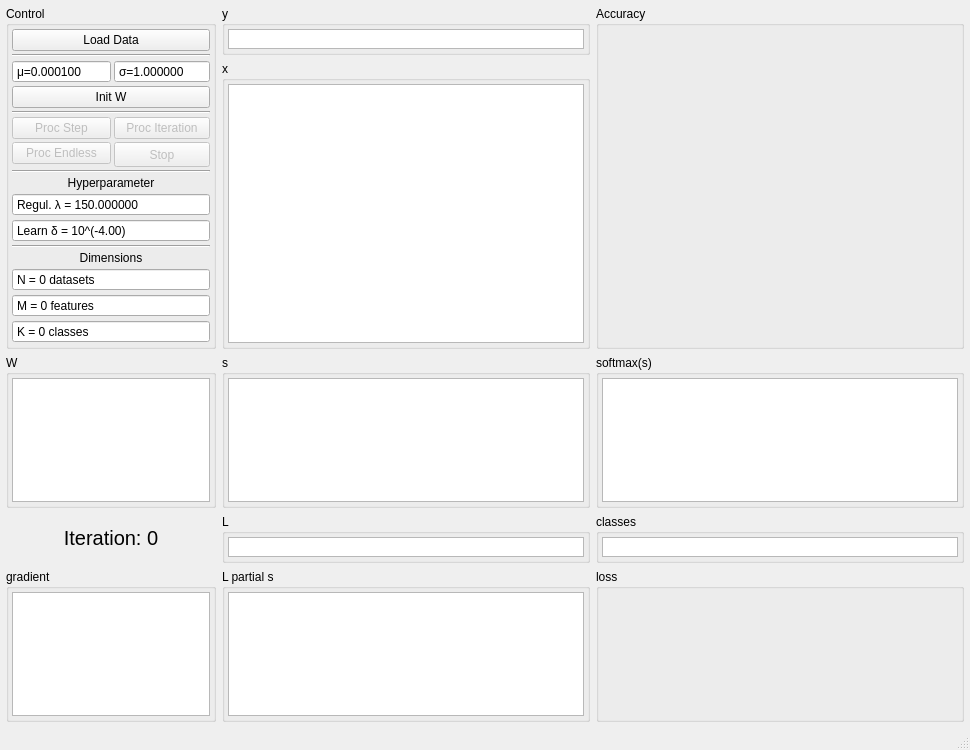
<?xml version="1.0" encoding="UTF-8"?>
<ui version="4.0">
 <class>D_MAKRO_SoftmaxVisualization</class>
 <widget class="QMainWindow" name="D_MAKRO_SoftmaxVisualization">
  <property name="geometry">
   <rect>
    <x>0</x>
    <y>0</y>
    <width>970</width>
    <height>750</height>
   </rect>
  </property>
  <property name="windowTitle">
   <string>MainWindow</string>
  </property>
  <widget class="QWidget" name="centralwidget">
   <layout class="QGridLayout" name="gridLayout">
    <property name="leftMargin">
     <number>6</number>
    </property>
    <property name="topMargin">
     <number>6</number>
    </property>
    <property name="rightMargin">
     <number>6</number>
    </property>
    <property name="bottomMargin">
     <number>6</number>
    </property>
    <property name="spacing">
     <number>6</number>
    </property>
    <item row="0" column="1">
     <widget class="QGroupBox" name="groupBox_y">
      <property name="sizePolicy">
       <sizepolicy hsizetype="Preferred" vsizetype="Maximum">
        <horstretch>3</horstretch>
        <verstretch>0</verstretch>
       </sizepolicy>
      </property>
      <property name="title">
       <string>y</string>
      </property>
      <layout class="QGridLayout" name="gridLayout_3">
       <property name="leftMargin">
        <number>3</number>
       </property>
       <property name="topMargin">
        <number>3</number>
       </property>
       <property name="rightMargin">
        <number>3</number>
       </property>
       <property name="bottomMargin">
        <number>3</number>
       </property>
       <property name="spacing">
        <number>3</number>
       </property>
       <item row="0" column="0">
        <widget class="QGraphicsView" name="graphicsView_y">
         <property name="sizePolicy">
          <sizepolicy hsizetype="Preferred" vsizetype="Preferred">
           <horstretch>0</horstretch>
           <verstretch>0</verstretch>
          </sizepolicy>
         </property>
         <property name="maximumSize">
          <size>
           <width>16777215</width>
           <height>20</height>
          </size>
         </property>
         <property name="mouseTracking">
          <bool>true</bool>
         </property>
        </widget>
       </item>
      </layout>
     </widget>
    </item>
    <item row="1" column="1">
     <widget class="QGroupBox" name="groupBox_x">
      <property name="sizePolicy">
       <sizepolicy hsizetype="Preferred" vsizetype="Preferred">
        <horstretch>3</horstretch>
        <verstretch>0</verstretch>
       </sizepolicy>
      </property>
      <property name="title">
       <string>x</string>
      </property>
      <layout class="QGridLayout" name="gridLayout_2">
       <property name="leftMargin">
        <number>3</number>
       </property>
       <property name="topMargin">
        <number>3</number>
       </property>
       <property name="rightMargin">
        <number>3</number>
       </property>
       <property name="bottomMargin">
        <number>3</number>
       </property>
       <property name="spacing">
        <number>3</number>
       </property>
       <item row="0" column="0">
        <widget class="QGraphicsView" name="graphicsView_x">
         <property name="sizePolicy">
          <sizepolicy hsizetype="Preferred" vsizetype="Preferred">
           <horstretch>0</horstretch>
           <verstretch>0</verstretch>
          </sizepolicy>
         </property>
         <property name="mouseTracking">
          <bool>true</bool>
         </property>
        </widget>
       </item>
      </layout>
     </widget>
    </item>
    <item row="2" column="0">
     <widget class="QGroupBox" name="groupBox_W">
      <property name="sizePolicy">
       <sizepolicy hsizetype="Preferred" vsizetype="Preferred">
        <horstretch>1</horstretch>
        <verstretch>1</verstretch>
       </sizepolicy>
      </property>
      <property name="title">
       <string>W</string>
      </property>
      <layout class="QGridLayout" name="gridLayout_9">
       <property name="leftMargin">
        <number>3</number>
       </property>
       <property name="topMargin">
        <number>3</number>
       </property>
       <property name="rightMargin">
        <number>3</number>
       </property>
       <property name="bottomMargin">
        <number>3</number>
       </property>
       <property name="spacing">
        <number>3</number>
       </property>
       <item row="0" column="0">
        <widget class="QGraphicsView" name="graphicsView_W">
         <property name="sizePolicy">
          <sizepolicy hsizetype="Preferred" vsizetype="Preferred">
           <horstretch>0</horstretch>
           <verstretch>0</verstretch>
          </sizepolicy>
         </property>
         <property name="mouseTracking">
          <bool>true</bool>
         </property>
        </widget>
       </item>
      </layout>
     </widget>
    </item>
    <item row="2" column="1">
     <widget class="QGroupBox" name="groupBox_s">
      <property name="sizePolicy">
       <sizepolicy hsizetype="Preferred" vsizetype="Preferred">
        <horstretch>3</horstretch>
        <verstretch>1</verstretch>
       </sizepolicy>
      </property>
      <property name="title">
       <string>s</string>
      </property>
      <layout class="QGridLayout" name="gridLayout_11">
       <property name="leftMargin">
        <number>3</number>
       </property>
       <property name="topMargin">
        <number>3</number>
       </property>
       <property name="rightMargin">
        <number>3</number>
       </property>
       <property name="bottomMargin">
        <number>3</number>
       </property>
       <property name="spacing">
        <number>3</number>
       </property>
       <item row="0" column="0">
        <widget class="QGraphicsView" name="graphicsView_s">
         <property name="sizePolicy">
          <sizepolicy hsizetype="Preferred" vsizetype="Preferred">
           <horstretch>0</horstretch>
           <verstretch>0</verstretch>
          </sizepolicy>
         </property>
         <property name="mouseTracking">
          <bool>true</bool>
         </property>
        </widget>
       </item>
      </layout>
     </widget>
    </item>
    <item row="2" column="2">
     <widget class="QGroupBox" name="groupBox_s_normed">
      <property name="sizePolicy">
       <sizepolicy hsizetype="Preferred" vsizetype="Preferred">
        <horstretch>3</horstretch>
        <verstretch>1</verstretch>
       </sizepolicy>
      </property>
      <property name="title">
       <string>softmax(s)</string>
      </property>
      <layout class="QGridLayout" name="gridLayout_4">
       <property name="leftMargin">
        <number>3</number>
       </property>
       <property name="topMargin">
        <number>3</number>
       </property>
       <property name="rightMargin">
        <number>3</number>
       </property>
       <property name="bottomMargin">
        <number>3</number>
       </property>
       <property name="spacing">
        <number>3</number>
       </property>
       <item row="0" column="0">
        <widget class="QGraphicsView" name="graphicsView_s_normed">
         <property name="sizePolicy">
          <sizepolicy hsizetype="Preferred" vsizetype="Preferred">
           <horstretch>0</horstretch>
           <verstretch>0</verstretch>
          </sizepolicy>
         </property>
         <property name="mouseTracking">
          <bool>true</bool>
         </property>
        </widget>
       </item>
      </layout>
     </widget>
    </item>
    <item row="3" column="1">
     <widget class="QGroupBox" name="groupBox_L">
      <property name="sizePolicy">
       <sizepolicy hsizetype="Preferred" vsizetype="Maximum">
        <horstretch>3</horstretch>
        <verstretch>0</verstretch>
       </sizepolicy>
      </property>
      <property name="title">
       <string>L</string>
      </property>
      <layout class="QGridLayout" name="gridLayout_6">
       <property name="leftMargin">
        <number>3</number>
       </property>
       <property name="topMargin">
        <number>3</number>
       </property>
       <property name="rightMargin">
        <number>3</number>
       </property>
       <property name="bottomMargin">
        <number>3</number>
       </property>
       <property name="spacing">
        <number>3</number>
       </property>
       <item row="0" column="0">
        <widget class="QGraphicsView" name="graphicsView_L">
         <property name="sizePolicy">
          <sizepolicy hsizetype="Preferred" vsizetype="Preferred">
           <horstretch>0</horstretch>
           <verstretch>0</verstretch>
          </sizepolicy>
         </property>
         <property name="maximumSize">
          <size>
           <width>16777215</width>
           <height>20</height>
          </size>
         </property>
         <property name="mouseTracking">
          <bool>true</bool>
         </property>
        </widget>
       </item>
      </layout>
     </widget>
    </item>
    <item row="3" column="2">
     <widget class="QGroupBox" name="groupBox_classification">
      <property name="sizePolicy">
       <sizepolicy hsizetype="Preferred" vsizetype="Maximum">
        <horstretch>3</horstretch>
        <verstretch>0</verstretch>
       </sizepolicy>
      </property>
      <property name="title">
       <string>classes</string>
      </property>
      <layout class="QGridLayout" name="gridLayout_13">
       <property name="leftMargin">
        <number>3</number>
       </property>
       <property name="topMargin">
        <number>3</number>
       </property>
       <property name="rightMargin">
        <number>3</number>
       </property>
       <property name="bottomMargin">
        <number>3</number>
       </property>
       <property name="spacing">
        <number>3</number>
       </property>
       <item row="0" column="0">
        <widget class="QGraphicsView" name="graphicsView_classes">
         <property name="sizePolicy">
          <sizepolicy hsizetype="Preferred" vsizetype="Preferred">
           <horstretch>0</horstretch>
           <verstretch>0</verstretch>
          </sizepolicy>
         </property>
         <property name="maximumSize">
          <size>
           <width>16777215</width>
           <height>20</height>
          </size>
         </property>
         <property name="mouseTracking">
          <bool>true</bool>
         </property>
        </widget>
       </item>
      </layout>
     </widget>
    </item>
    <item row="4" column="0">
     <widget class="QGroupBox" name="groupBox_grad">
      <property name="sizePolicy">
       <sizepolicy hsizetype="Preferred" vsizetype="Preferred">
        <horstretch>1</horstretch>
        <verstretch>1</verstretch>
       </sizepolicy>
      </property>
      <property name="title">
       <string>gradient</string>
      </property>
      <layout class="QGridLayout" name="gridLayout_8">
       <property name="leftMargin">
        <number>3</number>
       </property>
       <property name="topMargin">
        <number>3</number>
       </property>
       <property name="rightMargin">
        <number>3</number>
       </property>
       <property name="bottomMargin">
        <number>3</number>
       </property>
       <property name="spacing">
        <number>3</number>
       </property>
       <item row="0" column="0">
        <widget class="QGraphicsView" name="graphicsView_grad">
         <property name="sizePolicy">
          <sizepolicy hsizetype="Preferred" vsizetype="Preferred">
           <horstretch>0</horstretch>
           <verstretch>0</verstretch>
          </sizepolicy>
         </property>
         <property name="mouseTracking">
          <bool>true</bool>
         </property>
        </widget>
       </item>
      </layout>
     </widget>
    </item>
    <item row="4" column="1">
     <widget class="QGroupBox" name="groupBox_L_partial_s">
      <property name="sizePolicy">
       <sizepolicy hsizetype="Preferred" vsizetype="Preferred">
        <horstretch>3</horstretch>
        <verstretch>1</verstretch>
       </sizepolicy>
      </property>
      <property name="title">
       <string>L partial s</string>
      </property>
      <layout class="QGridLayout" name="gridLayout_5">
       <property name="leftMargin">
        <number>3</number>
       </property>
       <property name="topMargin">
        <number>3</number>
       </property>
       <property name="rightMargin">
        <number>3</number>
       </property>
       <property name="bottomMargin">
        <number>3</number>
       </property>
       <property name="spacing">
        <number>3</number>
       </property>
       <item row="0" column="0">
        <widget class="QGraphicsView" name="graphicsView_L_partial_s">
         <property name="sizePolicy">
          <sizepolicy hsizetype="Preferred" vsizetype="Preferred">
           <horstretch>0</horstretch>
           <verstretch>0</verstretch>
          </sizepolicy>
         </property>
         <property name="mouseTracking">
          <bool>true</bool>
         </property>
        </widget>
       </item>
      </layout>
     </widget>
    </item>
    <item row="4" column="2">
     <widget class="QGroupBox" name="groupBox_loss">
      <property name="sizePolicy">
       <sizepolicy hsizetype="Preferred" vsizetype="Preferred">
        <horstretch>3</horstretch>
        <verstretch>1</verstretch>
       </sizepolicy>
      </property>
      <property name="title">
       <string>loss</string>
      </property>
      <layout class="QGridLayout" name="gridLayout_7">
       <property name="leftMargin">
        <number>3</number>
       </property>
       <property name="topMargin">
        <number>0</number>
       </property>
       <property name="rightMargin">
        <number>0</number>
       </property>
       <property name="bottomMargin">
        <number>0</number>
       </property>
       <property name="spacing">
        <number>3</number>
       </property>
       <item row="0" column="0">
        <layout class="QGridLayout" name="gridLayout_Loss"/>
       </item>
      </layout>
     </widget>
    </item>
    <item row="0" column="0" rowspan="2">
     <widget class="QGroupBox" name="groupBox_Other">
      <property name="sizePolicy">
       <sizepolicy hsizetype="Preferred" vsizetype="Preferred">
        <horstretch>1</horstretch>
        <verstretch>1</verstretch>
       </sizepolicy>
      </property>
      <property name="title">
       <string>Control</string>
      </property>
      <layout class="QGridLayout" name="gridLayout_17">
       <property name="leftMargin">
        <number>3</number>
       </property>
       <property name="topMargin">
        <number>3</number>
       </property>
       <property name="rightMargin">
        <number>3</number>
       </property>
       <property name="bottomMargin">
        <number>3</number>
       </property>
       <property name="spacing">
        <number>3</number>
       </property>
       <item row="15" column="0" colspan="2">
        <widget class="Line" name="line_2">
         <property name="sizePolicy">
          <sizepolicy hsizetype="Preferred" vsizetype="Fixed">
           <horstretch>0</horstretch>
           <verstretch>0</verstretch>
          </sizepolicy>
         </property>
         <property name="orientation">
          <enum>Qt::Horizontal</enum>
         </property>
        </widget>
       </item>
       <item row="5" column="0">
        <widget class="QPushButton" name="pushButton_Proc_Step">
         <property name="enabled">
          <bool>false</bool>
         </property>
         <property name="sizePolicy">
          <sizepolicy hsizetype="Preferred" vsizetype="Fixed">
           <horstretch>0</horstretch>
           <verstretch>0</verstretch>
          </sizepolicy>
         </property>
         <property name="text">
          <string>Proc Step</string>
         </property>
        </widget>
       </item>
       <item row="13" column="0" colspan="2">
        <widget class="QDoubleSpinBox" name="doubleSpinBox_lambda">
         <property name="sizePolicy">
          <sizepolicy hsizetype="Preferred" vsizetype="Fixed">
           <horstretch>0</horstretch>
           <verstretch>0</verstretch>
          </sizepolicy>
         </property>
         <property name="buttonSymbols">
          <enum>QAbstractSpinBox::NoButtons</enum>
         </property>
         <property name="prefix">
          <string>Regul. λ = </string>
         </property>
         <property name="decimals">
          <number>6</number>
         </property>
         <property name="minimum">
          <double>0.000000000000000</double>
         </property>
         <property name="maximum">
          <double>100000.000000000000000</double>
         </property>
         <property name="singleStep">
          <double>25.000000000000000</double>
         </property>
         <property name="value">
          <double>150.000000000000000</double>
         </property>
        </widget>
       </item>
       <item row="2" column="0">
        <widget class="QDoubleSpinBox" name="doubleSpinBox_W_mu">
         <property name="buttonSymbols">
          <enum>QAbstractSpinBox::NoButtons</enum>
         </property>
         <property name="prefix">
          <string>μ=</string>
         </property>
         <property name="decimals">
          <number>6</number>
         </property>
         <property name="minimum">
          <double>-9999.000000000000000</double>
         </property>
         <property name="maximum">
          <double>9999.000000000000000</double>
         </property>
         <property name="singleStep">
          <double>0.000010000000000</double>
         </property>
         <property name="value">
          <double>0.000100000000000</double>
         </property>
        </widget>
       </item>
       <item row="7" column="0">
        <widget class="QPushButton" name="pushButton_Proc_Endless">
         <property name="enabled">
          <bool>false</bool>
         </property>
         <property name="sizePolicy">
          <sizepolicy hsizetype="Preferred" vsizetype="Fixed">
           <horstretch>0</horstretch>
           <verstretch>0</verstretch>
          </sizepolicy>
         </property>
         <property name="text">
          <string>Proc Endless</string>
         </property>
        </widget>
       </item>
       <item row="0" column="0" colspan="2">
        <widget class="QPushButton" name="pushButton_LoadData">
         <property name="sizePolicy">
          <sizepolicy hsizetype="Preferred" vsizetype="Fixed">
           <horstretch>0</horstretch>
           <verstretch>0</verstretch>
          </sizepolicy>
         </property>
         <property name="text">
          <string>Load Data</string>
         </property>
        </widget>
       </item>
       <item row="19" column="0" colspan="2">
        <widget class="QSpinBox" name="spinBox_K_classes">
         <property name="sizePolicy">
          <sizepolicy hsizetype="Preferred" vsizetype="Fixed">
           <horstretch>0</horstretch>
           <verstretch>0</verstretch>
          </sizepolicy>
         </property>
         <property name="readOnly">
          <bool>true</bool>
         </property>
         <property name="buttonSymbols">
          <enum>QAbstractSpinBox::NoButtons</enum>
         </property>
         <property name="suffix">
          <string> classes</string>
         </property>
         <property name="prefix">
          <string>K = </string>
         </property>
         <property name="maximum">
          <number>999999999</number>
         </property>
        </widget>
       </item>
       <item row="2" column="1">
        <widget class="QDoubleSpinBox" name="doubleSpinBox_W_sigma">
         <property name="buttonSymbols">
          <enum>QAbstractSpinBox::NoButtons</enum>
         </property>
         <property name="prefix">
          <string>σ=</string>
         </property>
         <property name="decimals">
          <number>6</number>
         </property>
         <property name="maximum">
          <double>9999.000000000000000</double>
         </property>
         <property name="singleStep">
          <double>0.000010000000000</double>
         </property>
         <property name="value">
          <double>1.000000000000000</double>
         </property>
        </widget>
       </item>
       <item row="10" column="1">
        <spacer name="verticalSpacer">
         <property name="orientation">
          <enum>Qt::Vertical</enum>
         </property>
         <property name="sizeType">
          <enum>QSizePolicy::Expanding</enum>
         </property>
         <property name="sizeHint" stdset="0">
          <size>
           <width>20</width>
           <height>40</height>
          </size>
         </property>
        </spacer>
       </item>
       <item row="4" column="0" colspan="2">
        <widget class="Line" name="line_3">
         <property name="orientation">
          <enum>Qt::Horizontal</enum>
         </property>
        </widget>
       </item>
       <item row="12" column="0" colspan="2">
        <widget class="QLabel" name="label_2">
         <property name="sizePolicy">
          <sizepolicy hsizetype="Preferred" vsizetype="Fixed">
           <horstretch>0</horstretch>
           <verstretch>0</verstretch>
          </sizepolicy>
         </property>
         <property name="text">
          <string>Hyperparameter</string>
         </property>
         <property name="alignment">
          <set>Qt::AlignCenter</set>
         </property>
        </widget>
       </item>
       <item row="18" column="0" colspan="2">
        <widget class="QSpinBox" name="spinBox_M_features">
         <property name="sizePolicy">
          <sizepolicy hsizetype="Preferred" vsizetype="Fixed">
           <horstretch>0</horstretch>
           <verstretch>0</verstretch>
          </sizepolicy>
         </property>
         <property name="readOnly">
          <bool>true</bool>
         </property>
         <property name="buttonSymbols">
          <enum>QAbstractSpinBox::NoButtons</enum>
         </property>
         <property name="suffix">
          <string> features</string>
         </property>
         <property name="prefix">
          <string>M = </string>
         </property>
         <property name="maximum">
          <number>999999999</number>
         </property>
        </widget>
       </item>
       <item row="5" column="1">
        <widget class="QPushButton" name="pushButton_Proc_Iteration">
         <property name="enabled">
          <bool>false</bool>
         </property>
         <property name="sizePolicy">
          <sizepolicy hsizetype="Preferred" vsizetype="Fixed">
           <horstretch>0</horstretch>
           <verstretch>0</verstretch>
          </sizepolicy>
         </property>
         <property name="text">
          <string>Proc Iteration</string>
         </property>
        </widget>
       </item>
       <item row="17" column="0" colspan="2">
        <widget class="QSpinBox" name="spinBox_N_datasets">
         <property name="sizePolicy">
          <sizepolicy hsizetype="Preferred" vsizetype="Fixed">
           <horstretch>0</horstretch>
           <verstretch>0</verstretch>
          </sizepolicy>
         </property>
         <property name="readOnly">
          <bool>true</bool>
         </property>
         <property name="buttonSymbols">
          <enum>QAbstractSpinBox::NoButtons</enum>
         </property>
         <property name="suffix">
          <string> datasets</string>
         </property>
         <property name="prefix">
          <string>N = </string>
         </property>
         <property name="maximum">
          <number>999999999</number>
         </property>
        </widget>
       </item>
       <item row="3" column="0" colspan="2">
        <widget class="QPushButton" name="pushButton_ResetAndInit">
         <property name="enabled">
          <bool>true</bool>
         </property>
         <property name="text">
          <string>Init W</string>
         </property>
        </widget>
       </item>
       <item row="16" column="0" colspan="2">
        <widget class="QLabel" name="label">
         <property name="sizePolicy">
          <sizepolicy hsizetype="Preferred" vsizetype="Fixed">
           <horstretch>0</horstretch>
           <verstretch>0</verstretch>
          </sizepolicy>
         </property>
         <property name="text">
          <string>Dimensions</string>
         </property>
         <property name="alignment">
          <set>Qt::AlignCenter</set>
         </property>
        </widget>
       </item>
       <item row="14" column="0" colspan="2">
        <widget class="QDoubleSpinBox" name="doubleSpinBox_delta">
         <property name="sizePolicy">
          <sizepolicy hsizetype="Preferred" vsizetype="Fixed">
           <horstretch>0</horstretch>
           <verstretch>0</verstretch>
          </sizepolicy>
         </property>
         <property name="buttonSymbols">
          <enum>QAbstractSpinBox::NoButtons</enum>
         </property>
         <property name="prefix">
          <string>Learn δ = 10^(</string>
         </property>
         <property name="suffix">
          <string>)</string>
         </property>
         <property name="decimals">
          <number>2</number>
         </property>
         <property name="minimum">
          <double>-20.000000000000000</double>
         </property>
         <property name="maximum">
          <double>0.000000000000000</double>
         </property>
         <property name="singleStep">
          <double>0.500000000000000</double>
         </property>
         <property name="value">
          <double>-4.000000000000000</double>
         </property>
        </widget>
       </item>
       <item row="11" column="0" colspan="2">
        <widget class="Line" name="line">
         <property name="sizePolicy">
          <sizepolicy hsizetype="Preferred" vsizetype="Fixed">
           <horstretch>0</horstretch>
           <verstretch>0</verstretch>
          </sizepolicy>
         </property>
         <property name="orientation">
          <enum>Qt::Horizontal</enum>
         </property>
        </widget>
       </item>
       <item row="1" column="0" colspan="2">
        <widget class="Line" name="line_4">
         <property name="orientation">
          <enum>Qt::Horizontal</enum>
         </property>
        </widget>
       </item>
       <item row="7" column="1" rowspan="2">
        <widget class="QPushButton" name="pushButton_Proc_Stop">
         <property name="enabled">
          <bool>false</bool>
         </property>
         <property name="sizePolicy">
          <sizepolicy hsizetype="Preferred" vsizetype="Preferred">
           <horstretch>0</horstretch>
           <verstretch>0</verstretch>
          </sizepolicy>
         </property>
         <property name="text">
          <string>Stop</string>
         </property>
        </widget>
       </item>
      </layout>
     </widget>
    </item>
    <item row="3" column="0">
     <widget class="QLabel" name="label_Iteration">
      <property name="sizePolicy">
       <sizepolicy hsizetype="Preferred" vsizetype="Maximum">
        <horstretch>1</horstretch>
        <verstretch>0</verstretch>
       </sizepolicy>
      </property>
      <property name="styleSheet">
       <string notr="true">font-size: 20px</string>
      </property>
      <property name="text">
       <string>Iteration: 0</string>
      </property>
      <property name="alignment">
       <set>Qt::AlignCenter</set>
      </property>
     </widget>
    </item>
    <item row="0" column="2" rowspan="2">
     <widget class="QGroupBox" name="groupBox_accuracy">
      <property name="sizePolicy">
       <sizepolicy hsizetype="Preferred" vsizetype="Preferred">
        <horstretch>3</horstretch>
        <verstretch>1</verstretch>
       </sizepolicy>
      </property>
      <property name="title">
       <string>Accuracy</string>
      </property>
      <layout class="QGridLayout" name="gridLayout_14">
       <property name="leftMargin">
        <number>3</number>
       </property>
       <property name="topMargin">
        <number>0</number>
       </property>
       <property name="rightMargin">
        <number>0</number>
       </property>
       <property name="bottomMargin">
        <number>0</number>
       </property>
       <property name="spacing">
        <number>3</number>
       </property>
       <item row="0" column="0">
        <layout class="QGridLayout" name="gridLayout_Accuracy"/>
       </item>
      </layout>
     </widget>
    </item>
   </layout>
  </widget>
  <widget class="QMenuBar" name="menubar">
   <property name="geometry">
    <rect>
     <x>0</x>
     <y>0</y>
     <width>970</width>
     <height>21</height>
    </rect>
   </property>
  </widget>
  <widget class="QStatusBar" name="statusbar"/>
 </widget>
 <resources/>
 <connections/>
</ui>
